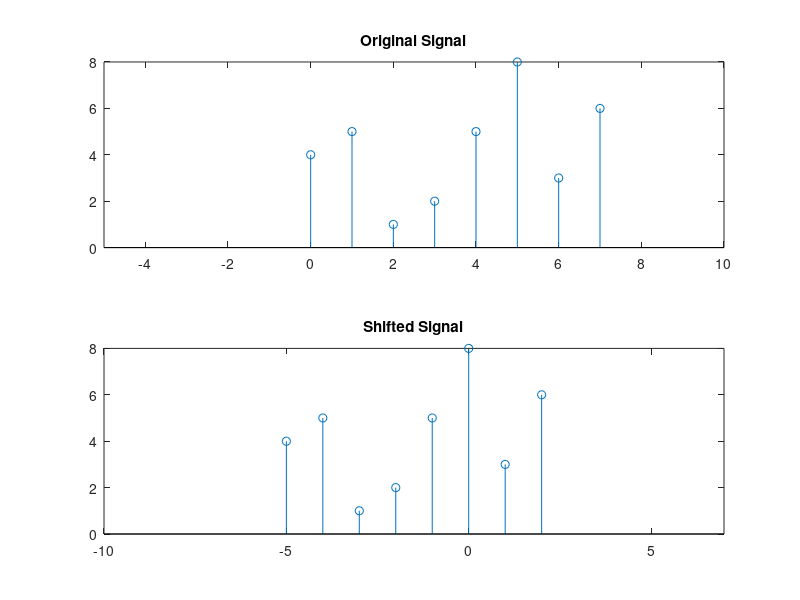

Reproduce this figure in MATLAB.

%Implement y(t)=X(t-to)

t=0:7;
x=[4 5 1 2 5 8 3 6];

subplot(2,1,1);
stem(t,x);                                          
xlim([-5 10]);
title('Original Signal');

to=input('Enter a Number to shift signal: ');     
   
subplot(2,1,2);
stem(t-to,x);
xlim([-to-5 -to+12]);
title('Shifted Signal');
